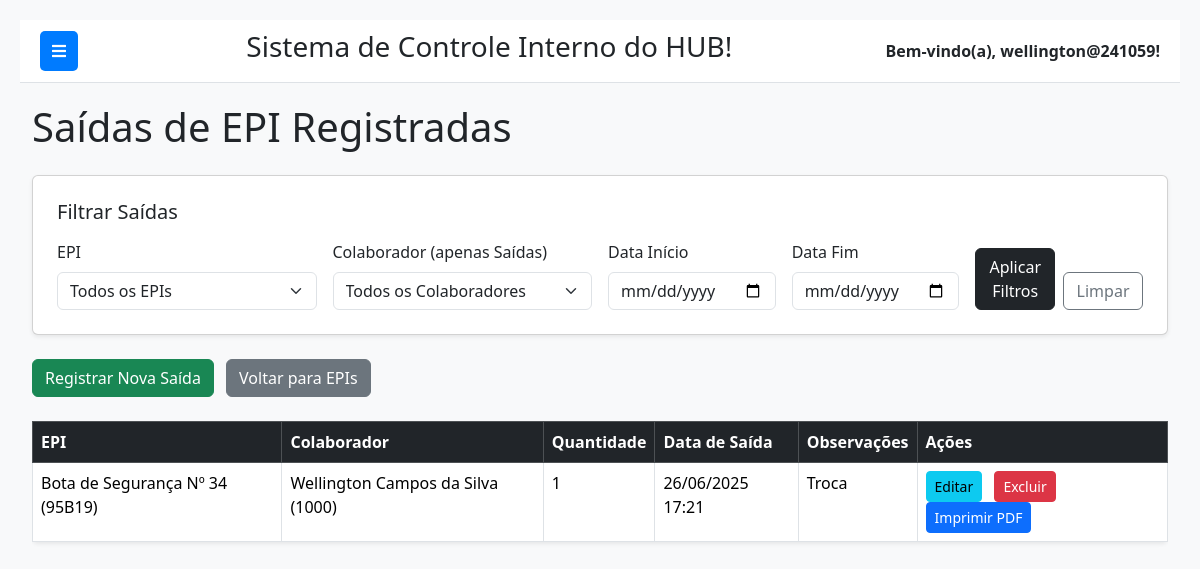
Page /epis/saidas/ (signed in) on the committed database.
### epi/models.py (models this page shows, shortened)
class SaidaEPI(models.Model):
    epi = models.ForeignKey(
        EPI,
        on_delete=models.PROTECT, # Protege o EPI de ser deletado se houver saídas associadas
        related_name='saidas_epi',
        verbose_name="EPI"
    )
    colaborador = models.ForeignKey(
        Colaborador,
        on_delete=models.PROTECT, # Protege o Colaborador de ser deletado se houver saídas associadas
        related_name='epis_recebidos',
        verbose_name="Colaborador"
    )
    quantidade = models.PositiveIntegerField(verbose_name="Quantidade Entregue")
    data_saida = models.DateTimeField(default=timezone.now, verbose_name="Data/Hora da Saída")
    observacoes = models.TextField(blank=True, null=True, verbose_name="Observações da Entrega")
    assinatura_digital = models.ImageField( # Campo para assinatura digital
        upload_to=signature_upload_to,
        blank=True,
        null=True,
        verbose_name="Assinatura Digital"
    )
    pdf_documento = models.FileField(
        upload_to=pdf_upload_to,
        blank=True,
        null=True,
        verbose_name="Documento PDF da Saída"
    )
    class Meta:
        verbose_name = "Saída de EPI"
        verbose_name_plural = "Saídas de EPI"
        ordering = ['-data_saida'] # Ordena as saídas por data mais recente

class EPI(models.Model):
    nome = models.CharField(max_length=200, verbose_name="Nome do EPI")
    ca = models.CharField(max_length=20, unique=True, verbose_name="CA (Certificado de Aprovação)", help_text="Certificado de Aprovação (obrigatório)")
    descricao = models.TextField(blank=True, null=True, verbose_name="Descrição Detalhada")
    tipo_epi = models.ForeignKey(
        TipoEPI,
        on_delete=models.SET_NULL,
        null=True,
        blank=True,
        related_name='epis',
        verbose_name="Tipo de EPI"
    )
    validade_ca = models.DateField(blank=True, null=True, verbose_name="Validade do CA", help_text="Data de vencimento do Certificado de Aprovação")
    fabricante = models.CharField(max_length=150, blank=True, null=True, verbose_name="Fabricante")
    modelo = models.CharField(max_length=100, blank=True, null=True, verbose_name="Modelo")
    estoque_minimo = models.PositiveIntegerField(default=0, verbose_name="Estoque Mínimo")
    ativo = models.BooleanField(default=True, verbose_name="Ativo")
    class Meta:
        verbose_name = "EPI"
        verbose_name_plural = "EPIs"
        ordering = ['nome']
    def __str__(self):
        return f"{self.nome} (CA: {self.ca})"

class Colaborador(models.Model):
    nome_completo = models.CharField(max_length=255, verbose_name="Nome Completo")
    matricula = models.CharField(max_length=50, unique=True, verbose_name="Matrícula")
    cpf = models.CharField(max_length=14, unique=True, verbose_name="CPF", help_text="Formato: XXX.XXX.XXX-XX")
    data_admissao = models.DateField(verbose_name="Data de Admissão", default=timezone.now)
    ativo = models.BooleanField(default=True, verbose_name="Ativo")
    class Meta:
        verbose_name = "Colaborador"
        verbose_name_plural = "Colaboradores"
        ordering = ['nome_completo']
    def __str__(self):
        return f"{self.nome_completo} ({self.matricula})"

### epi/views.py (the view)
# urls.py: path('saidas/', views.listar_saidas_epi, name='listar_saidas_epi'),
@login_required
def listar_saidas_epi(request):
    saidas_epi = SaidaEPI.objects.all()
    filter_form = EntradaSaidaFilterForm(request.GET)
    if filter_form.is_valid():
        epi = filter_form.cleaned_data.get('epi')
        colaborador = filter_form.cleaned_data.get('colaborador')
        data_inicio = filter_form.cleaned_data.get('data_inicio')
        data_fim = filter_form.cleaned_data.get('data_fim')
        if epi:
            saidas_epi = saidas_epi.filter(epi=epi)
        if colaborador:
            saidas_epi = saidas_epi.filter(colaborador=colaborador)
        if data_inicio:
            saidas_epi = saidas_epi.filter(data_saida__gte=data_inicio)
        if data_fim:
            saidas_epi = saidas_epi.filter(data_saida__lte=data_fim)
    saidas_epi = saidas_epi.order_by('-data_saida')
    context = {
        'saidas_epi': saidas_epi,
        'filter_form': filter_form,
        'active_page': 'saidas_epi',
    }
    return render(request, 'epi/listar_saidas_epi.html', context)

### epi/forms.py
class EntradaSaidaFilterForm(forms.Form): # Pode ser usado para filtrar entradas e saídas
    epi = forms.ModelChoiceField(
        queryset=EPI.objects.all().order_by('nome'),
        required=False,
        label='EPI',
        empty_label="Todos os EPIs"
    )
    colaborador = forms.ModelChoiceField(
        queryset=Colaborador.objects.all().order_by('nome_completo'),
        required=False,
        label='Colaborador (apenas Saídas)',
        empty_label="Todos os Colaboradores"
    )
    data_inicio = forms.DateField(
        required=False,
        label='Data Início',
        widget=forms.DateInput(attrs={'type': 'date'})
    )
    data_fim = forms.DateField(
        required=False,
        label='Data Fim',
        widget=forms.DateInput(attrs={'type': 'date'})
    )
    def __init__(self, *args, **kwargs):
        super().__init__(*args, **kwargs)
        for field_name, field in self.fields.items():
            if isinstance(field.widget, (forms.TextInput, forms.Select, forms.DateInput)):
                field.widget.attrs['class'] = 'form-control'

### epi/templates/epi/listar_saidas_epi.html (shortened to what this page needs)
{% extends 'base.html' %}
{% load widget_tweaks %}
{% block content %}
    <h1 class="mb-4">Saídas de EPI Registradas</h1>
    <div class="card mb-4 p-4 shadow-sm">
        <h5 class="mb-3">Filtrar Saídas</h5>
        <form method="get" class="row g-3 align-items-end">
            <div class="col-md-3">
                <label for="id_epi" class="form-label">{{ filter_form.epi.label }}</label>
                {% render_field filter_form.epi class="form-select" %}
            </div>
            <div class="col-md-3">
                <label for="id_colaborador" class="form-label">{{ filter_form.colaborador.label }}</label>
                {% render_field filter_form.colaborador class="form-select" %}
            </div>
            <div class="col-md-2">
                <label for="id_data_inicio" class="form-label">{{ filter_form.data_inicio.label }}</label>
                {% render_field filter_form.data_inicio class="form-control" %}
            </div>
            <div class="col-md-2">
                <label for="id_data_fim" class="form-label">{{ filter_form.data_fim.label }}</label>
                {% render_field filter_form.data_fim class="form-control" %}
            </div>
            <div class="col-md-2 d-flex align-items-end">
                <button type="submit" class="btn btn-dark w-100 me-2">Aplicar Filtros</button>
                <a href="{% url 'listar_saidas_epi' %}" class="btn btn-outline-secondary w-100">Limpar</a>
            </div>
        </form>
    </div>
    <p class="mb-4">
        <a href="{% url 'adicionar_saida_epi' %}" class="btn btn-success me-2">Registrar Nova Saída</a>
        <a href="{% url 'listar_epis' %}" class="btn btn-secondary">Voltar para EPIs</a>
    </p>
    {% if saidas_epi %}
        <div class="table-responsive">
            <table class="table table-hover table-bordered bg-white shadow-sm rounded">
                <thead class="table-dark">
                    <tr>
                        <th>EPI</th>
                        <th>Colaborador</th>
                        <th>Quantidade</th>
                        <th>Data de Saída</th>
                        <th>Observações</th>
                        <th>Ações</th>
                    </tr>
                </thead>
                <tbody>
                    {% for saida in saidas_epi %}
                        <tr>
                            <td>{{ saida.epi.nome }} ({{ saida.epi.ca }})</td>
                            <td>{{ saida.colaborador.nome_completo }} ({{ saida.colaborador.matricula }})</td>
                            <td>{{ saida.quantidade }}</td>
                            <td>{{ saida.data_saida|date:"d/m/Y H:i" }}</td>
                            <td>{{ saida.observacoes|default_if_none:"-" }}</td>
                            <td>
                                <a href="{% url 'editar_saida_epi' saida.pk %}" class="btn btn-sm btn-info me-2">Editar</a>
                                <form action="{% url 'excluir_saida_epi' saida.pk %}" method="post" style="display:inline;" onsubmit="return confirm('Tem certeza que deseja excluir esta saída de EPI?');">
                                    <button type="submit" class="btn btn-sm btn-danger me-2">Excluir</button>
                                </form>
                                <a href="{% url 'imprimir_saida_epi_pdf' saida.pk %}" class="btn btn-sm btn-primary" target="_blank">Imprimir PDF</a>
                            </td>
                        </tr>
                    {% endfor %}
                </tbody>
            </table>
        </div>
    {% else %}
        <div class="alert alert-info" role="alert">
            Nenhuma saída de EPI encontrada com os critérios de filtro.
        </div>
    {% endif %}
{% endblock %}

### templates/base.html (shortened to what this page needs)
{% load static %}
<!DOCTYPE html>
<html lang="pt-br">
<head>
    <link href="https://cdn.jsdelivr.net/npm/bootstrap@5.3.3/dist/css/bootstrap.min.css" rel="stylesheet">
    <link rel="stylesheet" href="https://cdnjs.cloudflare.com/ajax/libs/font-awesome/5.15.4/css/all.min.css" />
</head>
<body>
    <div class="main-content" id="main-content">
        <div class="navbar-top">
            <button class="toggle-btn" id="sidebarToggle">
                <i class="fas fa-bars"></i>
            </button>
            <div class="system-name">
                <h3>Sistema de Controle Interno do HUB!</h3>
            </div>
            <div class="user-info">
                Bem-vindo(a), {{ request.user.username }}!
            </div>
        </div>
        <div class="container-fluid">
            {% block content %}
            {% endblock %}
        </div>
    </div>
</body>
</html>

### templates/base.html (style rules this page uses)
body { display: flex; min-height: 100vh; background-color: #f8f9fa; }
.main-content { flex-grow: 1; padding: 20px; transition: margin-left 0.3s ease-in-out; margin-left: 0; }
.navbar-top { background-color: #ffffff; border-bottom: 1px solid #dee2e6; padding: 10px 20px; display: flex; justify-content: space-between; align-items: center; margin-bottom: 20px; }
.navbar-top .user-info { font-weight: bold; }
.toggle-btn { background-color: #007bff; color: white; border: none; padding: 8px 12px; border-radius: 5px; cursor: pointer; margin-right: 15px; }

### rows in the picture
SaidaEPI: epi.nome "Bota de Segurança Nº 34", epi.ca "95B19", colaborador.nome_completo "Wellington Campos da Silva", colaborador.matricula "1000", quantidade "1", data_saida "26/06/2025 17:21", observacoes "Troca"

### other values in the picture
{{ request.user.username }} "wellington@241059"
{{ filter_form.epi.label }} "EPI"
{{ filter_form.colaborador.label }} "Colaborador (apenas Saídas)"
{{ filter_form.data_inicio.label }} "Data Início"
{{ filter_form.data_fim.label }} "Data Fim"
